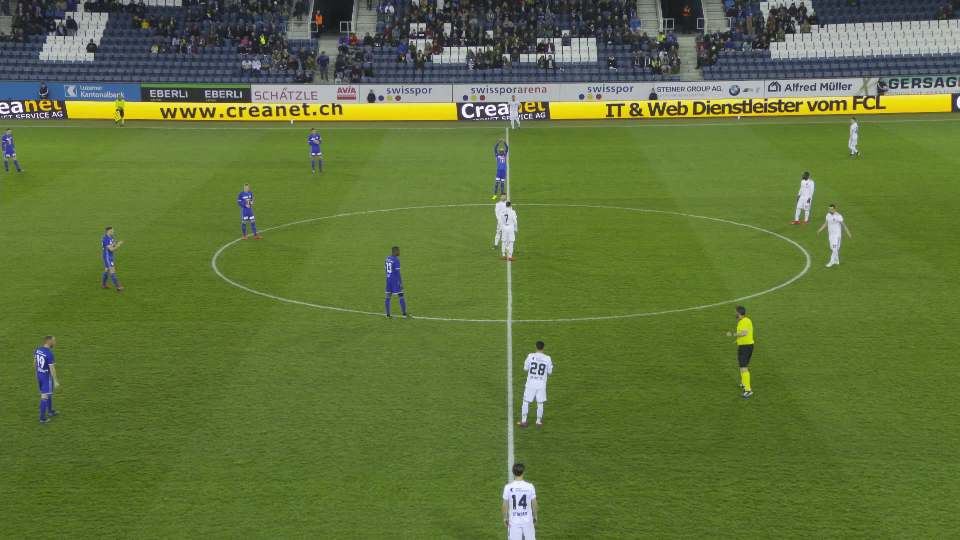
#> input picture data/SoccerNetGS/gamestate-2024/valid_sample/SNGS-021/img1/000009.jpg, 1920 x 1080 px (shown at 1/2 size)
$ python -i camera_motion.py   (imports and definitions only)
#> lines starting #> are read from the running program, lines starting #| are printed output that depends on the picture
#> further down, picture is the input picture: shape (1080, 1920, 3); mean B, G, R 58.7, 114.5, 95.3
"""
camera_motion.py -- frame-to-frame camera motion as an image homography.

Lets calibration run NBJW every K frames instead of every frame
(docs/path_b/plans/IMPLEMENTATION_PLAN.md section 7): between NBJW runs the pitch
homography is propagated by the camera motion measured here.

Method: Shi-Tomasi corners on a downscaled greyscale frame, tracked into the next frame
with pyramidal Lucas-Kanade, then a RANSAC homography. Detection boxes are masked out of
corner selection because players move independently of the camera; the pitch, its lines,
the stands and the ad boards are what should drive the estimate. The broadcast camera
pans/tilts/zooms about a near-fixed centre, so one homography models it exactly for the
ground plane.

M maps pixel coordinates in the previous frame to the current frame, in full-resolution
pixels.
"""

from __future__ import annotations

from dataclasses import dataclass
from typing import Optional

import cv2
import numpy as np


@dataclass
class MotionEstimate:
    M: Optional[np.ndarray]     # 3x3, prev -> cur full-res pixels; None when not estimable
    n_tracked: int              # corners successfully tracked
    inlier_ratio: float         # RANSAC inliers / tracked, 0 when M is None
    scale: float                # sqrt(|det| of M's linear part): >1 zoom in, <1 zoom out
    scene_cut: bool             # appearance changed too much to be the same shot


class CameraMotionEstimator:
    """Stateful: call `update(frame)` once per frame, in order."""

    def __init__(
        self,
        work_width: int = 640,
        max_corners: int = 400,
        quality_level: float = 0.01,
        min_distance: int = 8,
        ransac_px: float = 2.0,
        min_tracked: int = 30,
        scene_cut_hist_corr: float = 0.6,
        box_margin_px: int = 6,
    ) -> None:
        self.work_width = work_width
        self.max_corners = max_corners
        self.quality_level = quality_level
        self.min_distance = min_distance
        self.ransac_px = ransac_px
        self.min_tracked = min_tracked
        self.scene_cut_hist_corr = scene_cut_hist_corr
        self.box_margin_px = box_margin_px
        self._prev_grey: Optional[np.ndarray] = None
        self._prev_hist: Optional[np.ndarray] = None
        self._prev_mask: Optional[np.ndarray] = None
        self._s = 1.0          # work / full-res scale

    def reset(self) -> None:
        self._prev_grey = self._prev_hist = self._prev_mask = None

    def _prepare(self, frame_bgr: np.ndarray, boxes_ltrb: Optional[np.ndarray]):
        h, w = frame_bgr.shape[:2]
#> h = 1080; w = 1920
        self._s = self.work_width / float(w)
#> self._s = 0.333
        size = (self.work_width, max(1, int(round(h * self._s))))
#> size = (640, 360)
        grey = cv2.cvtColor(cv2.resize(frame_bgr, size, interpolation=cv2.INTER_AREA), cv2.COLOR_BGR2GRAY)
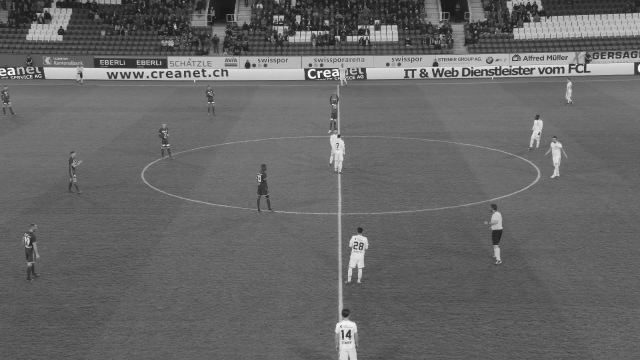
#> grey: shape (360, 640); min 23, max 247, mean 102.4
        hist = cv2.calcHist([grey], [0], None, [64], [0, 256])
#> hist = 64 values, max 27494 at index 24, min 0 at index 0, mean 3600
        cv2.normalize(hist, hist)
        mask = np.full(grey.shape, 255, np.uint8)
        if boxes_ltrb is not None and len(boxes_ltrb):
            m = self.box_margin_px
            for l, t, r, b in np.asarray(boxes_ltrb, np.float64).reshape(-1, 4) * self._s:
                mask[max(0, int(t) - m):int(b) + m, max(0, int(l) - m):int(r) + m] = 0
        return grey, hist, mask

    def update(self, frame_bgr: np.ndarray, boxes_ltrb: Optional[np.ndarray] = None) -> MotionEstimate:
        """Motion from the previous frame to this one. `boxes_ltrb` (full-res) are this
        frame's detections; they are masked out when this frame becomes the next frame's
        reference."""
        grey, hist, mask = self._prepare(frame_bgr, boxes_ltrb)
#> mask: shape (360, 640); every value is 255
#> hist = 64 values, max 0.443 at index 24, min 0 at index 0, mean 0.058
        prev_grey, prev_hist, prev_mask = self._prev_grey, self._prev_hist, self._prev_mask
        self._prev_grey, self._prev_hist, self._prev_mask = grey, hist, mask
#> self._prev_hist has the same summary as hist

        if prev_grey is None or prev_grey.shape != grey.shape:
            return MotionEstimate(None, 0, 0.0, 1.0, scene_cut=prev_grey is not None)

        corr = float(cv2.compareHist(prev_hist, hist, cv2.HISTCMP_CORREL))
        if corr < self.scene_cut_hist_corr:
            return MotionEstimate(None, 0, 0.0, 1.0, scene_cut=True)

        p0 = cv2.goodFeaturesToTrack(prev_grey, self.max_corners, self.quality_level,
                                     self.min_distance, mask=prev_mask)
        if p0 is None or len(p0) < self.min_tracked:
            return MotionEstimate(None, 0 if p0 is None else len(p0), 0.0, 1.0, scene_cut=False)

        p1, st, _ = cv2.calcOpticalFlowPyrLK(prev_grey, grey, p0, None, winSize=(21, 21), maxLevel=3)
        good = st.reshape(-1) == 1
        p0, p1 = p0.reshape(-1, 2)[good], p1.reshape(-1, 2)[good]
        n = len(p0)
        if n < self.min_tracked:
            return MotionEstimate(None, n, 0.0, 1.0, scene_cut=False)

        Mw, inl = cv2.findHomography(p0, p1, cv2.RANSAC, self.ransac_px)
        if Mw is None:
            return MotionEstimate(None, n, 0.0, 1.0, scene_cut=False)

        # Work-resolution homography -> full resolution: M = S^-1 . Mw . S
        S = np.diag([self._s, self._s, 1.0])
        M = np.linalg.inv(S) @ Mw @ S
        M /= M[2, 2]
        scale = float(np.sqrt(abs(np.linalg.det(M[:2, :2]))))
        return MotionEstimate(M, n, float(inl.sum()) / n, scale, scene_cut=False)

>>> import cv2
>>> picture = cv2.imread('../data/SoccerNetGS/gamestate-2024/valid_sample/SNGS-021/img1/000009.jpg')
>>> result = CameraMotionEstimator().update(picture)
